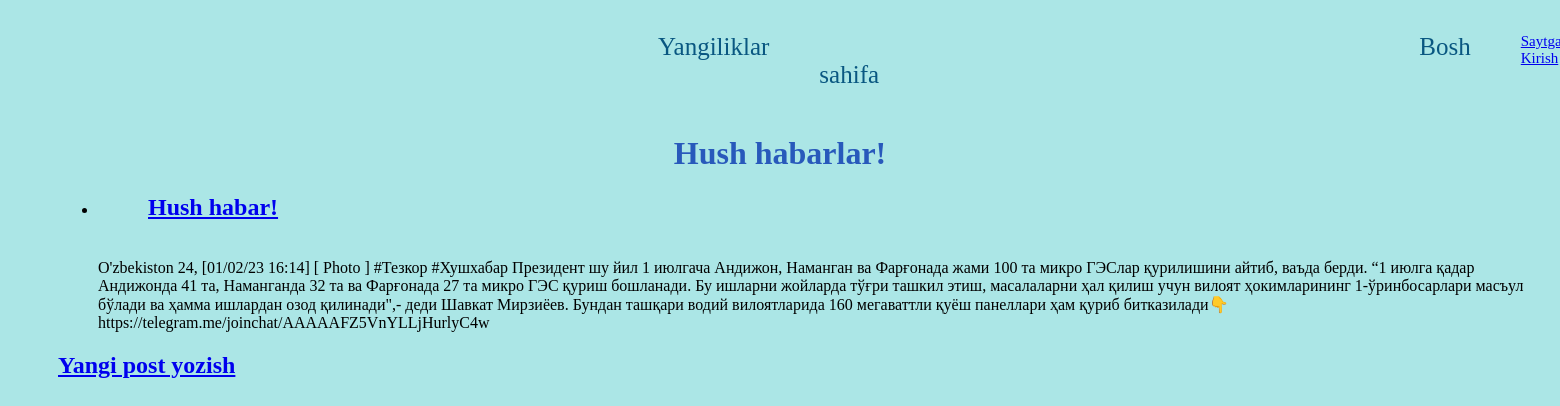
The page / on the database its author committed.
### project/models.py (models this page shows, shortened)
class Post(models.Model):
    title=models.CharField(max_length=150)
    text=models.TextField()

### project/views.py (the view)
# urls.py: path('',HomePageView.as_view(),name='home'),
class HomePageView(ListView):
    model=Post
    template_name='home.html'

### templates/home.html (shortened to what this page needs)
<html lang="en">
    <head>
    </head>
<body>
{% extends 'base.html' %}
{% block content %}
<h1>Hush habarlar!</h1>
<ul>
    {% for post in object_list %}
        <li><h2><a href="{% url 'post_detail' post.pk %}">{{ post.title }}</a></h2></br>{{ post.text }}</br></li>
    {% endfor %}
</ul>
{% endblock content %}

### static/css/base.css (style rules this page uses)
* { background-color: rgb(171, 230, 230); }
h1 { text-align: center; color: rgb(40, 89, 187); }
h2 { margin-left: 50px; font-family: serif; }
li { margin-left: 50px; }

### rows shown on the page
Post: title "Hush habar!", text "O'zbekiston 24, [01/02/23 16:14] [ Photo ] #Тезкор #Хушхабар Президент шу йил 1 июлгача Андижон, Наманган ва Фарғонада жами 100 та микро ГЭСлар қурилишини айтиб, ваъда берди. “1 июлга қадар Андижонда 41 та, Наманганда 32 та ва Фарғонада 27 та микро ГЭС қуриш бошланади. Бу ишларни жойларда тўғри ташкил этиш, масалаларни ҳал қилиш учун вилоят ҳокимларининг 1-ўринбосарлари масъул бўлади ва ҳамма ишлардан озод қилинади\",- деди Шавкат Мирзиёев. Бундан ташқари водий вилоятларида 160 мегаваттли қуёш панеллари ҳам қуриб битказилади👇 https://telegram.me/joinchat/AAAAAFZ5VnYLLjHurlyC4w"
